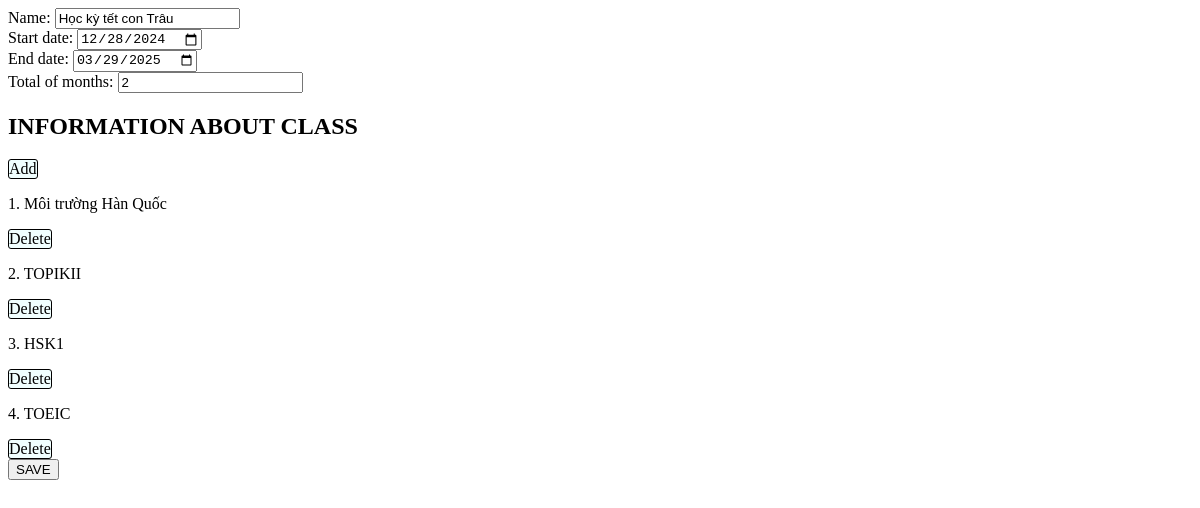
Page /edit/term/id=13/ on the committed database.
### main_site/models.py (models this page shows, shortened)
class Term(models.Model):
    name = models.CharField(max_length=50, verbose_name='Tên kỳ học')
    startDate = models.DateField(verbose_name='Ngày bắt đầu')
    endDate = models.DateField(verbose_name='Ngày kết thúc', null=True, blank=True)
    totalOfMonths = models.IntegerField(verbose_name='Tổng số tháng dự kiến cho học kỳ')
    user = models.ForeignKey(User,on_delete=models.CASCADE,verbose_name='Thông tin người dùng')

class Class(models.Model):
    STATUS_CHOICES = (
        ('active','active'),
        ('upcoming','upcoming'),
        ('completed','completed'),
    )
    name = models.CharField(max_length=50, verbose_name='Tên lớp')
    startDate = models.DateField(verbose_name='Thời gian mở lớp', null=True, auto_now_add=True)
    endDate = models.DateField(verbose_name='Thời gian đóng lớp', null=True)
    status = models.CharField(max_length=10, choices=STATUS_CHOICES, default='upcoming')
    maxOfDay = models.IntegerField(verbose_name='Số lượng ngày học tối đa trong kỳ', default=50)
    maxOfSessionsInDay = models.IntegerField(verbose_name="Số lượng buổi học tối đa trong ngày", default=2)
    term = models.ForeignKey(Term, on_delete=models.CASCADE, verbose_name='Thông tin kỳ học')

### main_site/views.py (the view, shortened to what this page needs)
# urls.py: path('edit/term/id=<int:termId>/', views.getEditTerm, name="editTerm"),
def getEditTerm(request, termId):
    term = Term.objects.filter(id= termId).first()
    classes = Class.objects.filter(term=term)
    context = {
        'term':term,
        'classes':classes,
    }
    return render(request, 'edit/term.html', context)

### main_site/templates/edit/term.html (shortened to what this page needs)
{% extends "base/base.html" %}
{% load static %}
{% block content %}
<form method="POST">
    <div class="InformationContainer Edit">
        <label for="name">
            Name:
            <input type="text" name="name" id="name" value="{{term.name}}" required>
        </label>
    </div>
    <div class="InformationContainer Edit">
        <label for="startDate">
            Start date:
            <input type="date" name="startDate" id="startDate" value="{{term.startDate | date:'Y-m-d' }}" required>
        </label>
    </div>
    <div class="InformationContainer Edit">
        <label for="endDate">
            End date:
            <input type="date" name="endDate" id="endDate" value="{{term.endDate | date:'Y-m-d' }}" required>
        </label>
    </div>
    <div class="InformationContainer Edit">
        <label for="totalOfMonths">
            Total of months:
            <input type="number" min="1" name="totalOfMonths" id="totalOfMonths" value="{{term.totalOfMonths}}" required>
        </label>
    </div>
    <h2 >INFORMATION ABOUT CLASS</h2>
    <div onclick="createNewClass({{term.id}})">Add</div>
    {% for class in classes %}
    <div id="class{{class.id}}" >
        <p > {{forloop.counter}}. {{class.name}} </p>
        <div onclick="delClass({{class.id}})"> Delete </div>
    </div>
    {% endfor %}
    <button type="submit">SAVE</button>
</form>
{% endblock content %}

### static/css/base.css (style rules this page uses)
.ClickTag, a, [onclick] { background-color: azure; display: inline-block; border: 1px solid black; border-radius: 3px; }

### rows in the picture
Term: name "Học kỳ tết con Trâu", startDate "12/28/2024", endDate "03/29/2025", totalOfMonths "2"
Class: name "Môi trường Hàn Quốc"
Class: name "TOPIKII"
Class: name "HSK1"
Class: name "TOEIC"
